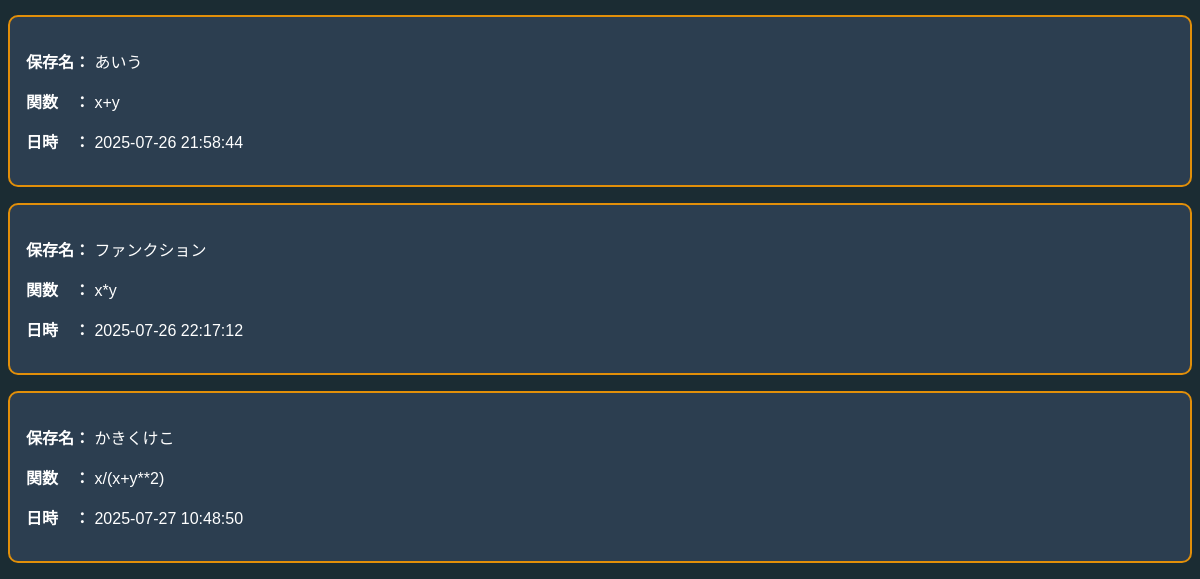
The app's page /show_all (lower part), older data.
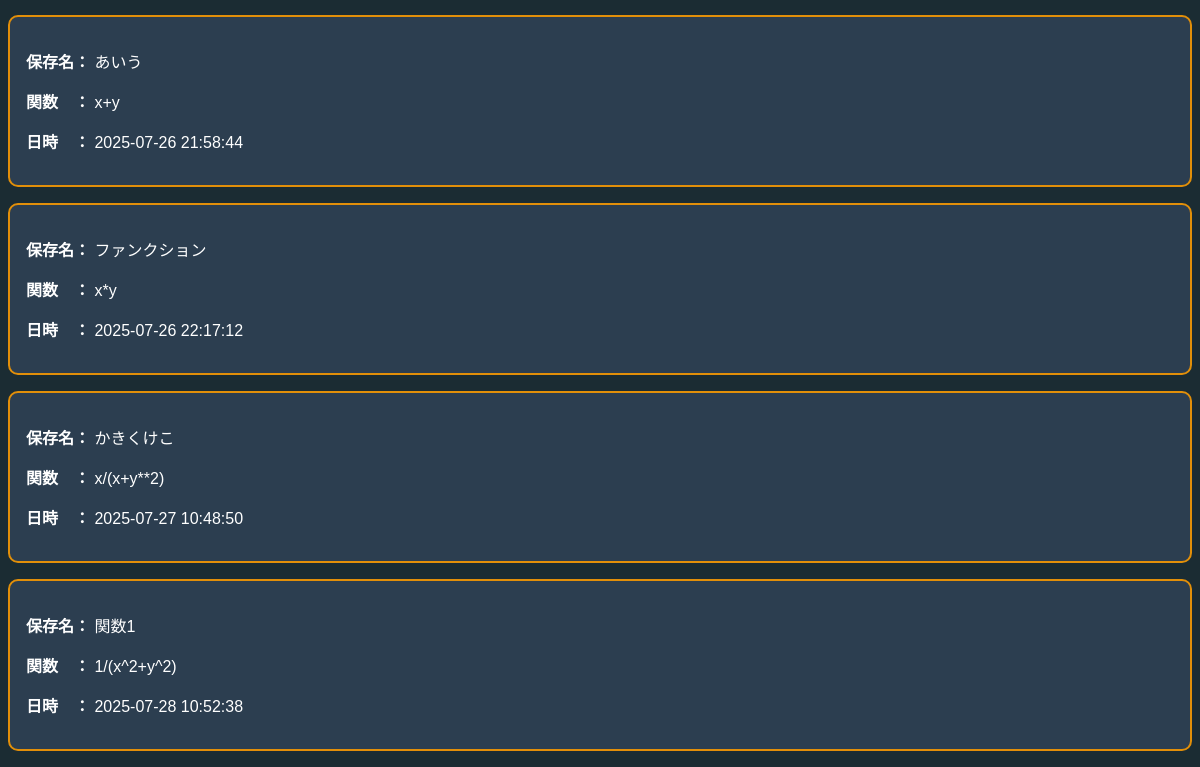
The same page, newer data.
### database/models/function.py (models this page shows)
class Function(db.Model):
    __tablename__ = 'functions'
    id = db.Column(db.Integer, primary_key=True)
    name = db.Column(db.String(100), nullable=False)       # 保存名
    expression = db.Column(db.Text, nullable=False)
    created_at = db.Column(db.DateTime, default=lambda: datetime.now(JST))

### database/routes/function_routes.py (the view)
@function_bp.route('/show_all', methods=['GET'])
def history():
    functions = Function.query.all()
    return render_template('show_all.html', functions=functions)

### templates/show_all.html (shortened to what this page needs)
<head>
</head>
<body>
    {% for func in functions %}
    <div class="function-card" data-id="{{ func.id }}" onclick="selectFunction('{{ func.id }}')">
        <p><strong>保存名：</strong> {{ func.name }}</p>
        <p><strong>関数　：</strong> {{ func.expression }}</p>
        <p><strong>日時　：</strong> {{ func.created_at.strftime('%Y-%m-%d %H:%M:%S') }}</p>
    </div>
    {% endfor %}
</body>

### templates/show_all.html (style rules this page uses)
body { background-color: #1b2c33; color: #fff; font-family: sans-serif; }
.function-card { background-color: #2c3e50; border: 2.5px solid rgb(226, 143, 9); padding: 1em; margin: 1em 0; border-radius: 10px; transition: background-color 0.3s; cursor: pointer; }

Row changes from the older to the newer data that the page shows:
added Function: name "関数1", expression "1/(x^2+y^2)", created_at "2025-07-28 10:52:38"
